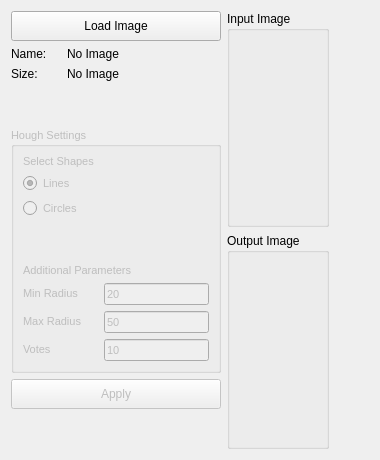
      <widget class="QWidget" name="Hough_Tab">
       <attribute name="title">
        <string>Hough</string>
       </attribute>
       <layout class="QGridLayout" name="gridLayout_52">
        <item row="0" column="0">
         <layout class="QGridLayout" name="gridLayout_45">
          <item row="0" column="0">
           <layout class="QVBoxLayout" name="verticalLayout_15">
            <item>
             <widget class="QPushButton" name="btn_load_3">
              <property name="sizePolicy">
               <sizepolicy hsizetype="Fixed" vsizetype="Fixed">
                <horstretch>0</horstretch>
                <verstretch>0</verstretch>
               </sizepolicy>
              </property>
              <property name="minimumSize">
               <size>
                <width>210</width>
                <height>30</height>
               </size>
              </property>
              <property name="maximumSize">
               <size>
                <width>210</width>
                <height>30</height>
               </size>
              </property>
              <property name="text">
               <string>Load Image</string>
              </property>
             </widget>
            </item>
            <item>
             <layout class="QHBoxLayout" name="horizontalLayout_38">
              <property name="sizeConstraint">
               <enum>QLayout::SetFixedSize</enum>
              </property>
              <item>
               <widget class="QLabel" name="label_51">
                <property name="sizePolicy">
                 <sizepolicy hsizetype="Fixed" vsizetype="Fixed">
                  <horstretch>0</horstretch>
                  <verstretch>0</verstretch>
                 </sizepolicy>
                </property>
                <property name="minimumSize">
                 <size>
                  <width>50</width>
                  <height>0</height>
                 </size>
                </property>
                <property name="text">
                 <string>Name:</string>
                </property>
               </widget>
              </item>
              <item>
               <widget class="QLabel" name="label_imgName_3">
                <property name="sizePolicy">
                 <sizepolicy hsizetype="Fixed" vsizetype="Fixed">
                  <horstretch>0</horstretch>
                  <verstretch>0</verstretch>
                 </sizepolicy>
                </property>
                <property name="maximumSize">
                 <size>
                  <width>210</width>
                  <height>25</height>
                 </size>
                </property>
                <property name="text">
                 <string>No Image</string>
                </property>
               </widget>
              </item>
             </layout>
            </item>
            <item>
             <layout class="QHBoxLayout" name="horizontalLayout_39">
              <item>
               <widget class="QLabel" name="label_52">
                <property name="sizePolicy">
                 <sizepolicy hsizetype="Fixed" vsizetype="Fixed">
                  <horstretch>0</horstretch>
                  <verstretch>0</verstretch>
                 </sizepolicy>
                </property>
                <property name="minimumSize">
                 <size>
                  <width>50</width>
                  <height>0</height>
                 </size>
                </property>
                <property name="text">
                 <string>Size:</string>
                </property>
               </widget>
              </item>
              <item>
               <widget class="QLabel" name="label_imgSize_3">
                <property name="sizePolicy">
                 <sizepolicy hsizetype="Fixed" vsizetype="Fixed">
                  <horstretch>0</horstretch>
                  <verstretch>0</verstretch>
                 </sizepolicy>
                </property>
                <property name="maximumSize">
                 <size>
                  <width>210</width>
                  <height>25</height>
                 </size>
                </property>
                <property name="text">
                 <string>No Image</string>
                </property>
               </widget>
              </item>
             </layout>
            </item>
            <item>
             <spacer name="verticalSpacer_29">
              <property name="orientation">
               <enum>Qt::Vertical</enum>
              </property>
              <property name="sizeType">
               <enum>QSizePolicy::Fixed</enum>
              </property>
              <property name="sizeHint" stdset="0">
               <size>
                <width>20</width>
                <height>40</height>
               </size>
              </property>
             </spacer>
            </item>
            <item>
             <widget class="QGroupBox" name="hough_settings_layout">
              <property name="enabled">
               <bool>false</bool>
              </property>
              <property name="sizePolicy">
               <sizepolicy hsizetype="Fixed" vsizetype="Fixed">
                <horstretch>0</horstretch>
                <verstretch>0</verstretch>
               </sizepolicy>
              </property>
              <property name="maximumSize">
               <size>
                <width>210</width>
                <height>16777215</height>
               </size>
              </property>
              <property name="font">
               <font>
                <pointsize>8</pointsize>
               </font>
              </property>
              <property name="title">
               <string>Hough Settings</string>
              </property>
              <property name="alignment">
               <set>Qt::AlignLeading|Qt::AlignLeft|Qt::AlignVCenter</set>
              </property>
              <property name="checkable">
               <bool>false</bool>
              </property>
              <layout class="QGridLayout" name="gridLayout_23">
               <item row="0" column="0">
                <layout class="QGridLayout" name="gridLayout_24">
                 <item row="0" column="0">
                  <layout class="QVBoxLayout" name="verticalLayout_4">
                   <item>
                    <widget class="QLabel" name="label_17">
                     <property name="sizePolicy">
                      <sizepolicy hsizetype="Fixed" vsizetype="Fixed">
                       <horstretch>0</horstretch>
                       <verstretch>0</verstretch>
                      </sizepolicy>
                     </property>
                     <property name="maximumSize">
                      <size>
                       <width>210</width>
                       <height>16777215</height>
                      </size>
                     </property>
                     <property name="text">
                      <string>Select Shapes</string>
                     </property>
                    </widget>
                   </item>
                   <item>
                    <widget class="QRadioButton" name="radioButton_lines">
                     <property name="text">
                      <string>Lines</string>
                     </property>
                     <property name="checked">
                      <bool>true</bool>
                     </property>
                    </widget>
                   </item>
                   <item>
                    <widget class="QRadioButton" name="radioButton_circles">
                     <property name="text">
                      <string>Circles</string>
                     </property>
                    </widget>
                   </item>
                  </layout>
                 </item>
                 <item row="2" column="0">
                  <layout class="QVBoxLayout" name="verticalLayout_5">
                   <item>
                    <widget class="QLabel" name="label_18">
                     <property name="sizePolicy">
                      <sizepolicy hsizetype="Fixed" vsizetype="Fixed">
                       <horstretch>0</horstretch>
                       <verstretch>0</verstretch>
                      </sizepolicy>
                     </property>
                     <property name="maximumSize">
                      <size>
                       <width>210</width>
                       <height>16777215</height>
                      </size>
                     </property>
                     <property name="text">
                      <string>Additional Parameters</string>
                     </property>
                    </widget>
                   </item>
                   <item>
                    <layout class="QHBoxLayout" name="horizontalLayout_7">
                     <item>
                      <widget class="QLabel" name="label_19">
                       <property name="sizePolicy">
                        <sizepolicy hsizetype="Fixed" vsizetype="Fixed">
                         <horstretch>0</horstretch>
                         <verstretch>0</verstretch>
                        </sizepolicy>
                       </property>
                       <property name="minimumSize">
                        <size>
                         <width>75</width>
                         <height>0</height>
                        </size>
                       </property>
                       <property name="maximumSize">
                        <size>
                         <width>210</width>
                         <height>16777215</height>
                        </size>
                       </property>
                       <property name="text">
                        <string>Min Radius</string>
                       </property>
                      </widget>
                     </item>
                     <item>
                      <widget class="QLineEdit" name="text_min_radius">
                       <property name="maximumSize">
                        <size>
                         <width>210</width>
                         <height>16777215</height>
                        </size>
                       </property>
                       <property name="text">
                        <string>20</string>
                       </property>
                      </widget>
                     </item>
                    </layout>
                   </item>
                   <item>
                    <layout class="QHBoxLayout" name="horizontalLayout_19">
                     <item>
                      <widget class="QLabel" name="label_24">
                       <property name="sizePolicy">
                        <sizepolicy hsizetype="Fixed" vsizetype="Fixed">
                         <horstretch>0</horstretch>
                         <verstretch>0</verstretch>
                        </sizepolicy>
                       </property>
                       <property name="minimumSize">
                        <size>
                         <width>75</width>
                         <height>0</height>
                        </size>
                       </property>
                       <property name="maximumSize">
                        <size>
                         <width>210</width>
                         <height>16777215</height>
                        </size>
                       </property>
                       <property name="text">
                        <string>Max Radius</string>
                       </property>
                      </widget>
                     </item>
                     <item>
                      <widget class="QLineEdit" name="text_max_radius">
                       <property name="maximumSize">
                        <size>
                         <width>210</width>
                         <height>16777215</height>
                        </size>
                       </property>
                       <property name="text">
                        <string>50</string>
                       </property>
                      </widget>
                     </item>
                    </layout>
                   </item>
                  </layout>
                 </item>
                 <item row="1" column="0">
                  <spacer name="verticalSpacer_30">
                   <property name="orientation">
                    <enum>Qt::Vertical</enum>
                   </property>
                   <property name="sizeType">
                    <enum>QSizePolicy::Fixed</enum>
                   </property>
                   <property name="sizeHint" stdset="0">
                    <size>
                     <width>20</width>
                     <height>40</height>
                    </size>
                   </property>
                  </spacer>
                 </item>
                 <item row="3" column="0">
                  <layout class="QHBoxLayout" name="horizontalLayout_18">
                   <item>
                    <widget class="QLabel" name="label_23">
                     <property name="sizePolicy">
                      <sizepolicy hsizetype="Fixed" vsizetype="Fixed">
                       <horstretch>0</horstretch>
                       <verstretch>0</verstretch>
                      </sizepolicy>
                     </property>
                     <property name="minimumSize">
                      <size>
                       <width>75</width>
                       <height>0</height>
                      </size>
                     </property>
                     <property name="maximumSize">
                      <size>
                       <width>210</width>
                       <height>16777215</height>
                      </size>
                     </property>
                     <property name="text">
                      <string>Votes</string>
                     </property>
                    </widget>
                   </item>
                   <item>
                    <widget class="QLineEdit" name="text_votes">
                     <property name="maximumSize">
                      <size>
                       <width>210</width>
                       <height>16777215</height>
                      </size>
                     </property>
                     <property name="text">
                      <string>10</string>
                     </property>
                    </widget>
                   </item>
                  </layout>
                 </item>
                </layout>
               </item>
              </layout>
             </widget>
            </item>
            <item>
             <widget class="QPushButton" name="btn_hough">
              <property name="enabled">
               <bool>false</bool>
              </property>
              <property name="sizePolicy">
               <sizepolicy hsizetype="Fixed" vsizetype="Maximum">
                <horstretch>0</horstretch>
                <verstretch>0</verstretch>
               </sizepolicy>
              </property>
              <property name="minimumSize">
               <size>
                <width>210</width>
                <height>30</height>
               </size>
              </property>
              <property name="maximumSize">
               <size>
                <width>210</width>
                <height>30</height>
               </size>
              </property>
              <property name="text">
               <string>Apply</string>
              </property>
             </widget>
            </item>
            <item>
             <spacer name="verticalSpacer_31">
              <property name="orientation">
               <enum>Qt::Vertical</enum>
              </property>
              <property name="sizeHint" stdset="0">
               <size>
                <width>20</width>
                <height>40</height>
               </size>
              </property>
             </spacer>
            </item>
           </layout>
          </item>
          <item row="0" column="1">
           <layout class="QGridLayout" name="gridLayout_46">
            <item row="0" column="0">
             <layout class="QGridLayout" name="gridLayout_47">
              <item row="0" column="0">
               <widget class="QGroupBox" name="groupBox_24">
                <property name="sizePolicy">
                 <sizepolicy hsizetype="Expanding" vsizetype="Expanding">
                  <horstretch>0</horstretch>
                  <verstretch>0</verstretch>
                 </sizepolicy>
                </property>
                <property name="maximumSize">
                 <size>
                  <width>750</width>
                  <height>16777215</height>
                 </size>
                </property>
                <property name="title">
                 <string>Input Image</string>
                </property>
                <layout class="QGridLayout" name="gridLayout_49">
                 <item row="0" column="0">
                  <widget class="ImageView" name="img3_input" native="true"/>
                 </item>
                </layout>
               </widget>
              </item>
              <item row="1" column="0">
               <widget class="QGroupBox" name="groupBox_23">
                <property name="sizePolicy">
                 <sizepolicy hsizetype="Expanding" vsizetype="Expanding">
                  <horstretch>0</horstretch>
                  <verstretch>0</verstretch>
                 </sizepolicy>
                </property>
                <property name="maximumSize">
                 <size>
                  <width>750</width>
                  <height>16777215</height>
                 </size>
                </property>
                <property name="title">
                 <string>Output Image</string>
                </property>
                <layout class="QGridLayout" name="gridLayout_48">
                 <item row="0" column="0">
                  <widget class="ImageView" name="img3_output" native="true"/>
                 </item>
                </layout>
               </widget>
              </item>
              <item row="0" column="1">
               <spacer name="horizontalSpacer">
                <property name="orientation">
                 <enum>Qt::Horizontal</enum>
                </property>
                <property name="sizeHint" stdset="0">
                 <size>
                  <width>40</width>
                  <height>20</height>
                 </size>
                </property>
               </spacer>
              </item>
              <item row="1" column="1">
               <spacer name="horizontalSpacer_2">
                <property name="orientation">
                 <enum>Qt::Horizontal</enum>
                </property>
                <property name="sizeHint" stdset="0">
                 <size>
                  <width>40</width>
                  <height>20</height>
                 </size>
                </property>
               </spacer>
              </item>
             </layout>
            </item>
           </layout>
          </item>
         </layout>
        </item>
       </layout>
      </widget>
